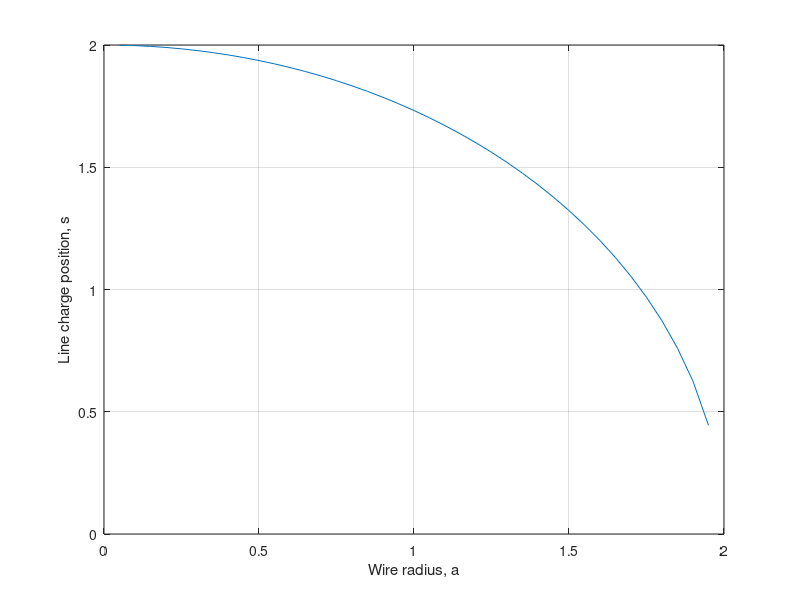
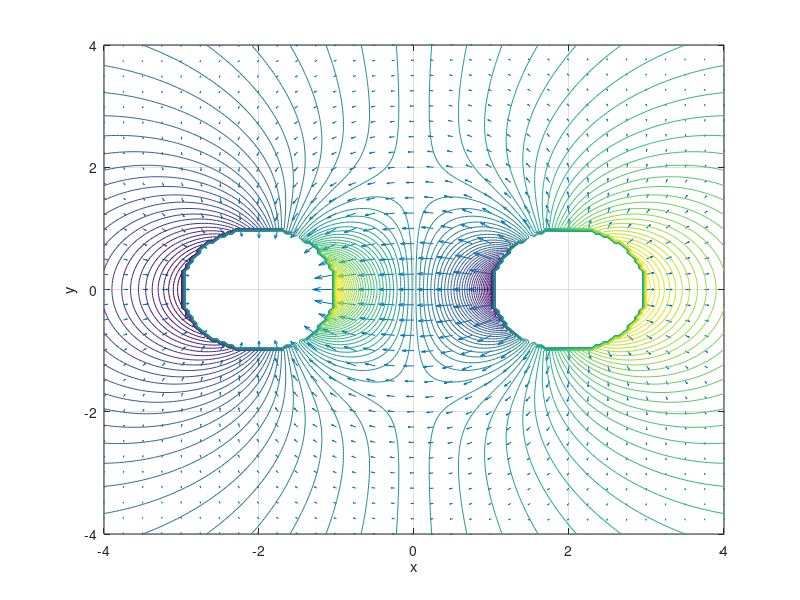

Reproduce these figures in MATLAB, in order.
clear all
close all
clc

%% 2.1.6
h = 2;
a = .05:.05:1.95;
k = h./a + sqrt((h./a).^2 - 1);
s = (k.^2-1).*a./k/2;
figure(1);
plot(a,s);
xlabel('Wire radius, a');
ylabel('Line charge position, s');
grid on;
axis([0 2 0 2]);

%% 2.3.3
a = 1; h = 2;
k = h/a + sqrt((h/a)^2-1); s = (k^2-1)/k*a/2;
x = -4:.25:4; y = x;
[xx,yy] = meshgrid(x,y);
outofleftcirc = ((xx+h).^2 + yy.^2 - a*a)>=0;
outofrightcirc = ((xx-h).^2 + yy.^2 - a*a)>=0;
cc = outofleftcirc.*outofrightcirc;
den = ((s-xx).^2 + yy.^2).*((s+xx).^2 + yy.^2);
numxx = s*(s^2 - xx.^2 + yy.^2);
numyy = -2*s.*xx.*yy;
Exx = -numxx./den.*cc;
Eyy = -numyy./den.*cc;
figure(2);
quiver(xx,yy,Exx,Eyy);
xlabel('x'); ylabel('y');
grid on;

%% 2.3.5
hold on;
x = -4:.05:4; y = x;
[xx,yy] = meshgrid(x,y);
outofleftcirc = ((xx+h).^2 + yy.^2 - a*a)>=0;
outofrightcirc = ((xx-h).^2 + yy.^2 - a*a)>=0;
cc = outofleftcirc.*outofrightcirc;
den = ((s-xx).^2 + yy.^2).*((s+xx).^2 + yy.^2);
numxx = s*(s^2 - xx.^2 + yy.^2);
numyy = -2*s.*xx.*yy;
Exx = -numxx./den.*cc;
Eyy = -numyy./den.*cc;
E = -numxx./den.*cc.*xx-numyy./den.*cc.*yy;
contour(xx,yy,E,60);